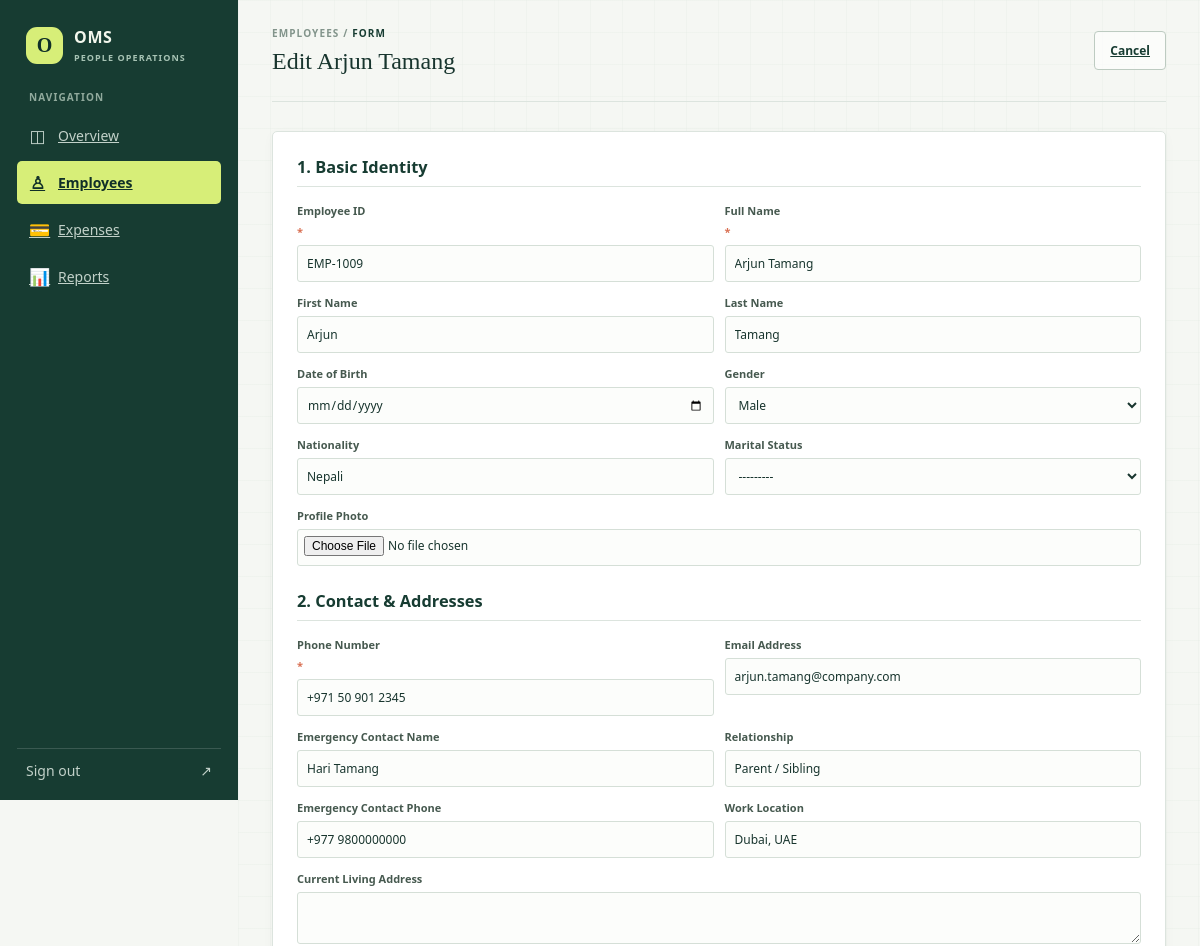
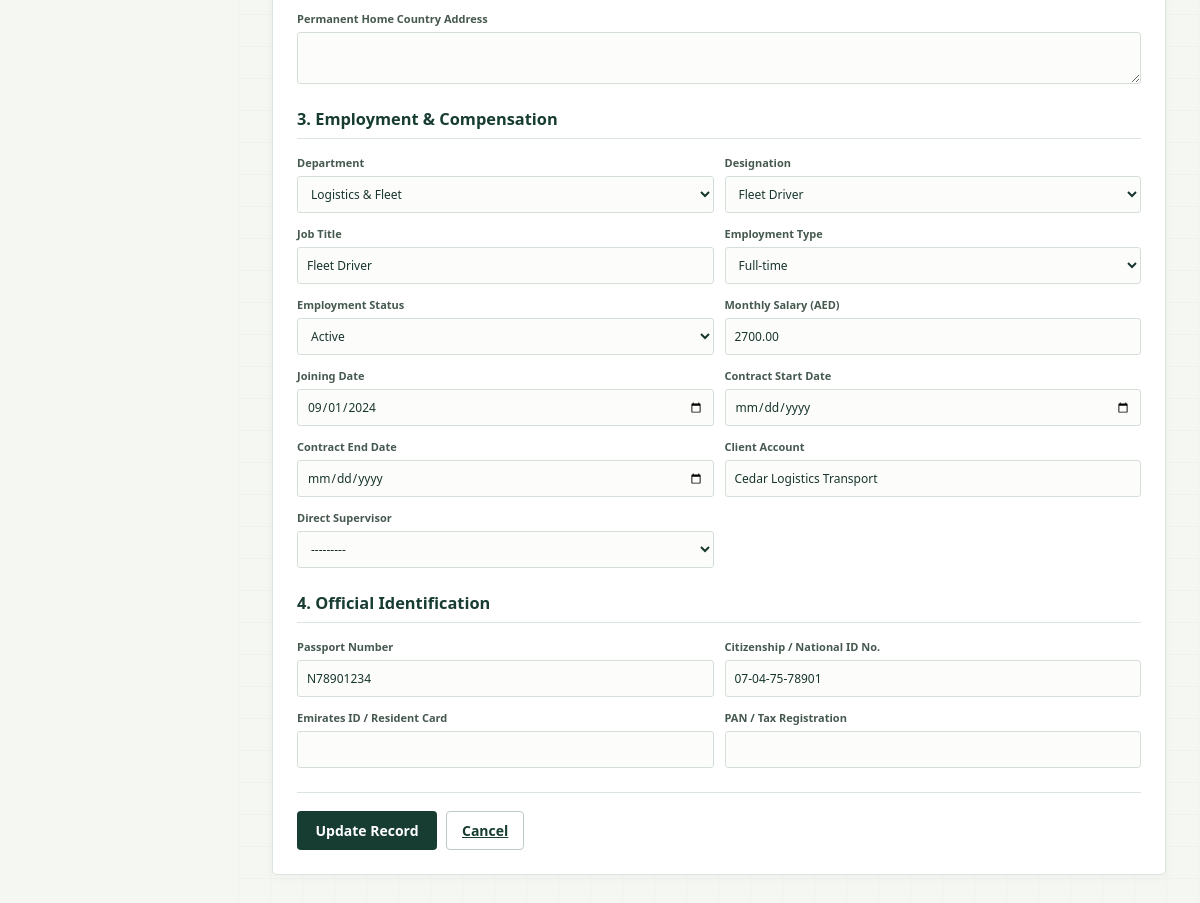
/employees/14/edit/ (signed in), run on the app's committed database (2 pictures, top to bottom).
### frontend/models.py (models this page shows, shortened)
class Employee(models.Model):
    class Status(models.TextChoices):
        ACTIVE = "active", "Active"
        PENDING = "pending", "Pending"
        ON_LEAVE = "on_leave", "On leave"
        SUSPENDED = "suspended", "Suspended"
        RESIGNED = "resigned", "Resigned"
        TERMINATED = "terminated", "Terminated"
        RETIRED = "retired", "Retired"
        COMPLETED = "completed", "Completed"
    class Gender(models.TextChoices):
        MALE = "male", "Male"
        FEMALE = "female", "Female"
        OTHER = "other", "Other"
    class MaritalStatus(models.TextChoices):
        SINGLE = "single", "Single"
        MARRIED = "married", "Married"
        DIVORCED = "divorced", "Divorced"
        WIDOWED = "widowed", "Widowed"
        OTHER = "other", "Other"
    class EmploymentType(models.TextChoices):
        FULL_TIME = "full_time", "Full-time"
        PART_TIME = "part_time", "Part-time"
        CONTRACT = "contract", "Contract"
        PROBATION = "probation", "Probation"
        TEMPORARY = "temporary", "Temporary"
        INTERN = "intern", "Intern"
    employee_id = models.CharField(max_length=32, unique=True, db_index=True)
    first_name = models.CharField(max_length=80, blank=True)
    middle_name = models.CharField(max_length=80, blank=True)
    last_name = models.CharField(max_length=80, blank=True)
    full_name = models.CharField(max_length=160, db_index=True)
    date_of_birth = models.DateField(null=True, blank=True)
    gender = models.CharField(max_length=16, choices=Gender.choices, blank=True)
    nationality = models.CharField(max_length=80, blank=True, default="Nepali")
    marital_status = models.CharField(max_length=16, choices=MaritalStatus.choices, blank=True)
    profile_photo = models.FileField(upload_to=employee_photo_upload_path, blank=True)
    phone = models.CharField(max_length=32, db_index=True)
    email = models.EmailField(blank=True, db_index=True)
    emergency_contact_name = models.CharField(max_length=160, blank=True)
    emergency_contact_relationship = models.CharField(max_length=80, blank=True)
    emergency_contact_phone = models.CharField(max_length=32, blank=True)
    current_address = models.TextField(blank=True)
    permanent_address = models.TextField(blank=True)
    department = models.ForeignKey(
        Department,
        on_delete=models.SET_NULL,
        null=True,
        blank=True,
        related_name="employees",
    )
    designation = models.ForeignKey(
        Designation,
        on_delete=models.SET_NULL,
        null=True,
        blank=True,
        related_name="employees",
    )
    job_title = models.CharField(max_length=120, blank=True)
    employment_type = models.CharField(
        max_length=20,
        choices=EmploymentType.choices,
        default=EmploymentType.FULL_TIME,
    )
    joining_date = models.DateField(null=True, blank=True)
    contract_start_date = models.DateField(null=True, blank=True)
    contract_end_date = models.DateField(null=True, blank=True)
    salary = models.DecimalField(
        max_digits=12,
        decimal_places=2,
        null=True,
        blank=True,
        validators=[MinValueValidator(0)],
    )
    status = models.CharField(
        max_length=16,
        choices=Status.choices,
        default=Status.ACTIVE,
        db_index=True,
    )
    supervisor = models.ForeignKey(
        "self",
        on_delete=models.SET_NULL,
        null=True,
        blank=True,
        related_name="subordinates",
    )
    work_location = models.CharField(max_length=120, blank=True, default="Dubai, UAE")
    client_name = models.CharField(max_length=160, blank=True)
    origin_country = models.CharField(max_length=80, default="Nepal", blank=True)
    destination = models.CharField(max_length=100, default="Dubai, UAE", blank=True)
    citizenship_number = models.CharField(max_length=60, blank=True)
    passport_number = models.CharField(max_length=60, blank=True)
    pan_tax_number = models.CharField(max_length=60, blank=True)
    national_id_number = models.CharField(max_length=60, blank=True)
    created_by = models.ForeignKey(
        settings.AUTH_USER_MODEL,
        on_delete=models.SET_NULL,
        null=True,
        blank=True,
        related_name="managed_employees",
    )
    created_at = models.DateTimeField(auto_now_add=True)
    updated_at = models.DateTimeField(auto_now=True)
    class Meta:
        ordering = ["full_name", "employee_id"]
    def __str__(self):
        return f"{self.employee_id} - {self.full_name}"

### frontend/views.py (the view)
# urls.py: path("employees/<int:pk>/edit/", views.employee_update_view, name="employee-edit"),
@login_required(login_url="login")
@hr_or_admin_required
def employee_update_view(request, pk):
    employee = get_object_or_404(Employee, pk=pk)
    if request.method == "POST":
        form = EmployeeForm(request.POST, request.FILES, instance=employee)
        if form.is_valid():
            employee = form.save()
            log_action(request.user, AuditLog.Action.UPDATE, employee, "Updated employee details", request)
            messages.success(request, f"Employee '{employee.full_name}' updated successfully.")
            return redirect("employee-detail", pk=employee.pk)
    else:
        form = EmployeeForm(instance=employee)
    return render(request, "employees/employee_form.html", {
        "form": form,
        "employee": employee,
        "title": f"Edit {employee.full_name}",
        "action": "Update",
    })

### frontend/context_processors.py (called while the page is built)
def company_context(request):
    role = "admin"
    if request.user.is_authenticated:
        if hasattr(request.user, "profile"):
            role = request.user.profile.role
        elif request.user.is_superuser or request.user.is_staff:
            role = "admin"
        else:
            role = "employee"
    return {
        "COMPANY_NAME": os.environ.get("COMPANY_NAME", "OMS Operations"),
        "COMPANY_EMAIL": os.environ.get("COMPANY_EMAIL", "operations@oms.com"),
        "COMPANY_PHONE": os.environ.get("COMPANY_PHONE", "+971 4 000 0000"),
        "COMPANY_ADDRESS": os.environ.get("COMPANY_ADDRESS", "Dubai, United Arab Emirates"),
        "USER_ROLE": role,
    }

### frontend/models.py (called while the page is built)
    def __str__(self):
        return self.name

    def __str__(self):
        return self.name

### frontend/permissions.py (called while the page is built)
def role_required(allowed_roles):
    if isinstance(allowed_roles, str):
        allowed_roles = [allowed_roles]
    def decorator(view_func):
        @wraps(view_func)
        def _wrapped_view(request, *args, **kwargs):
            if not request.user.is_authenticated:
                return redirect("login")
            if request.user.is_superuser:
                return view_func(request, *args, **kwargs)
            role = get_user_role(request.user)
            if role in allowed_roles:
                return view_func(request, *args, **kwargs)
            raise PermissionDenied("You do not have permission to access this resource.")
        return _wrapped_view
    return decorator

### frontend/templates/employees/employee_form.html (shortened to what this page needs)
{% extends "partial/base.html" %}
{% load static %}
{% block content %}
<div class="app-shell">
	<aside class="sidebar">
		<a class="brand" href="{% url 'home' %}">
			<span class="brand-mark">O</span>
			<span><strong>OMS</strong><small>PEOPLE OPERATIONS</small></span>
		</a>
		<p class="nav-label">NAVIGATION</p>
		<nav class="primary-nav">
			<a class="nav-item" href="{% url 'home' %}"><span class="nav-icon">◫</span>Overview</a>
			<a class="nav-item active" href="{% url 'employee-list' %}"><span class="nav-icon">♙</span>Employees</a>
			<a class="nav-item" href="{% url 'expense-list' %}"><span class="nav-icon">💳</span>Expenses</a>
			<a class="nav-item" href="{% url 'reports-home' %}"><span class="nav-icon">📊</span>Reports</a>
		</nav>
		<div class="sidebar-bottom">
			<a class="logout-link" href="{% url 'logout' %}">Sign out <span aria-hidden="true">↗</span></a>
		</div>
	</aside>
	<main class="main-area">
		<header class="topbar">
			<div>
				<p class="eyebrow"><a href="{% url 'employee-list' %}" style="color: inherit; text-decoration: none;">EMPLOYEES</a> / <span style="color: var(--forest);">FORM</span></p>
				<h1>{{ title }}</h1>
			</div>
			<div class="topbar-meta">
				<a class="button button-quiet" href="{% if employee %}{% url 'employee-detail' employee.pk %}{% else %}{% url 'employee-list' %}{% endif %}">Cancel</a>
			</div>
		</header>
		<form method="POST" enctype="multipart/form-data" class="panel" style="max-width: 960px; margin: 0 auto 30px; padding: 24px;">
			<h3 style="margin: 0 0 16px; color: var(--forest); border-bottom: 1px solid var(--line); padding-bottom: 8px;">1. Basic Identity</h3>
			<div class="form-grid" style="margin-bottom: 24px;">
				<label>Employee ID <em>*</em>
					{{ form.employee_id }}
				</label>
				<label>Full Name <em>*</em>
					{{ form.full_name }}
				</label>
				<label>First Name
					{{ form.first_name }}
				</label>
				<label>Last Name
					{{ form.last_name }}
				</label>
				<label>Date of Birth
					{{ form.date_of_birth }}
				</label>
				<label>Gender
					{{ form.gender }}
				</label>
				<label>Nationality
					{{ form.nationality }}
				</label>
				<label>Marital Status
					{{ form.marital_status }}
				</label>
				<label class="wide-field">Profile Photo
					{{ form.profile_photo }}
				</label>
			</div>
			<h3 style="margin: 0 0 16px; color: var(--forest); border-bottom: 1px solid var(--line); padding-bottom: 8px;">2. Contact & Addresses</h3>
			<div class="form-grid" style="margin-bottom: 24px;">
				<label>Phone Number <em>*</em>
					{{ form.phone }}
				</label>
				<label>Email Address
					{{ form.email }}
				</label>
				<label>Emergency Contact Name
					{{ form.emergency_contact_name }}
				</label>
				<label>Relationship
					{{ form.emergency_contact_relationship }}
				</label>
				<label>Emergency Contact Phone
					{{ form.emergency_contact_phone }}
				</label>
				<label>Work Location
					{{ form.work_location }}
				</label>
				<label class="wide-field">Current Living Address
					{{ form.current_address }}
				</label>
				<label class="wide-field">Permanent Home Country Address
					{{ form.permanent_address }}
				</label>
			</div>
			<h3 style="margin: 0 0 16px; color: var(--forest); border-bottom: 1px solid var(--line); padding-bottom: 8px;">3. Employment & Compensation</h3>
			<div class="form-grid" style="margin-bottom: 24px;">
				<label>Department
					{{ form.department }}
				</label>
				<label>Designation
					{{ form.designation }}
				</label>
				<label>Job Title
					{{ form.job_title }}
				</label>
				<label>Employment Type
					{{ form.employment_type }}
				</label>
				<label>Employment Status
					{{ form.status }}
				</label>
				<label>Monthly Salary (AED)
					{{ form.salary }}
				</label>
				<label>Joining Date
					{{ form.joining_date }}
				</label>
				<label>Contract Start Date
					{{ form.contract_start_date }}
				</label>
				<label>Contract End Date
					{{ form.contract_end_date }}
				</label>
				<label>Client Account
					{{ form.client_name }}
				</label>
				<label>Direct Supervisor
					{{ form.supervisor }}
				</label>
			</div>
			<h3 style="margin: 0 0 16px; color: var(--forest); border-bottom: 1px solid var(--line); padding-bottom: 8px;">4. Official Identification</h3>
			<div class="form-grid" style="margin-bottom: 24px;">
				<label>Passport Number
					{{ form.passport_number }}
				</label>
				<label>Citizenship / National ID No.
					{{ form.citizenship_number }}
				</label>
				<label>Emirates ID / Resident Card
					{{ form.national_id_number }}
				</label>
				<label>PAN / Tax Registration
					{{ form.pan_tax_number }}
				</label>
			</div>
			<div class="form-actions" style="border-top: 1px solid var(--line); padding-top: 18px;">
				<button type="submit" class="button button-dark" style="min-width: 140px;">{{ action }} Record</button>
				<a class="button button-quiet" href="{% if employee %}{% url 'employee-detail' employee.pk %}{% else %}{% url 'employee-list' %}{% endif %}">Cancel</a>
			</div>
		</form>
	</main>
</div>
{% endblock %}

### frontend/static/css/management.css (style rules this page uses)
:root { color-scheme: light; --ink: #18352e; --muted: #718079; --line: #dce4de; --paper: #f5f7f3; --white: #fff; --forest: #173c32; --forest-deep: #102f28; --leaf: #d8eddf; --lime: #d7ee78; --coral: #d96f52; --gold: #d7ad54; --sans: "Aptos", "Segoe UI", sans-serif; --display: "Georgia", "Times New Roman", serif; }
* { box-sizing: border-box; }
body { margin: 0; color: var(--ink); background: var(--paper); font-family: var(--sans); font-size: 14px; }
button, input, select, textarea { font: inherit; }
button { cursor: pointer; }
.app-shell { min-height: 100vh; display: grid; grid-template-columns: 238px minmax(0, 1fr); }
.sidebar { position: sticky; top: 0; display: flex; flex-direction: column; height: 100vh; padding: 25px 17px 18px; background: var(--forest); color: #f3f7ed; }
.brand { display: flex; align-items: center; gap: 11px; padding: 1px 9px 26px; color: inherit; text-decoration: none; }
.brand-mark { display: grid; width: 37px; height: 37px; place-items: center; border-radius: 11px; background: var(--lime); color: var(--forest-deep); font: 700 20px var(--display); }
.brand strong, .brand small, .user-chip strong, .user-chip small { display: block; }
.brand strong { font-size: 16px; letter-spacing: .04em; }
.brand small { margin-top: 3px; color: #a7c3b4; font-size: 9px; font-weight: 700; letter-spacing: .12em; }
.nav-label, .eyebrow { margin: 0; color: #82948b; font-size: 10px; font-weight: 700; letter-spacing: .11em; }
.nav-label { padding: 0 12px 10px; color: #91aa9d; }
.primary-nav { display: grid; gap: 4px; }
.nav-item { min-height: 43px; display: flex; align-items: center; gap: 12px; padding: 0 12px; border: 0; border-radius: 5px; background: transparent; color: #c2d1c9; text-align: left; transition: background .16s ease, color .16s ease; }
.nav-item.active { background: #d7ee78; color: var(--forest-deep); font-weight: 700; }
.nav-icon { width: 17px; color: #c1d1c9; font-size: 17px; text-align: center; }
.nav-item.active .nav-icon { color: var(--forest-deep); }
.sidebar-bottom { margin-top: auto; }
.logout-link { display: flex; justify-content: space-between; padding: 12px 9px 2px; border-top: 1px solid #ffffff26; color: #c2d1c9; text-decoration: none; }
.main-area { min-width: 0; padding: 0 34px 52px; background-color: var(--paper); background-image: linear-gradient(#e6ebe455 1px, transparent 1px), linear-gradient(90deg, #e6ebe455 1px, transparent 1px); background-size: 32px 32px; }
.topbar { min-height: 102px; display: flex; align-items: center; justify-content: space-between; gap: 20px; margin-bottom: 29px; border-bottom: 1px solid var(--line); }
.topbar .eyebrow { margin-bottom: 8px; }
.topbar .eyebrow span { color: var(--forest); }
.topbar h1 { margin: 0; font: 24px var(--display); }
.topbar-meta { display: flex; align-items: center; gap: 8px; color: var(--muted); font-size: 12px; }
.button { min-height: 39px; display: inline-flex; align-items: center; justify-content: center; gap: 9px; padding: 0 15px; border: 1px solid transparent; border-radius: 4px; font-weight: 700; white-space: nowrap; }
.button-dark { background: var(--forest); color: white; }
.button-quiet { border-color: #bdcbc1; background: #ffffffa6; color: var(--forest); }
.panel { min-width: 0; border: 1px solid var(--line); border-radius: 5px; background: #fff; box-shadow: 0 3px 12px #173c3208; }
.form-grid { display: grid; grid-template-columns: repeat(2, minmax(0, 1fr)); gap: 13px 11px; }
.form-grid label { min-width: 0; display: flex; flex-direction: column; gap: 6px; color: #46594f; font-size: 11px; font-weight: 700; }
.form-grid label em { display: inline; color: var(--coral); font-style: normal; }
.form-grid input, .form-grid select, .form-grid textarea { width: 100%; min-width: 0; min-height: 37px; padding: 8px 9px; border: 1px solid #d5dfd7; border-radius: 3px; outline: none; background: #fcfdfb; color: var(--ink); font-size: 12px; font-weight: 400; }
.form-grid textarea { resize: vertical; }
.form-grid input[type="file"] { padding: 6px; }
.wide-field { grid-column: 1 / -1; }
.form-actions { display: flex; align-items: center; flex-wrap: wrap; gap: 9px; margin-top: 17px; }

### data on the page
Employee: employee_id "EMP-1009", full_name "Arjun Tamang", first_name "Arjun", last_name "Tamang", gender "Male", nationality "Nepali", marital_status "---------", phone "+971 50 901 2345", email "arjun.tamang@company.com", emergency_contact_name "Hari Tamang", emergency_contact_relationship "Parent / Sibling", emergency_contact_phone "+977 9800000000", work_location "Dubai, UAE", department "Logistics & Fleet", designation "Fleet Driver", job_title "Fleet Driver", employment_type "Full-time", status "Active", salary "2700.00", joining_date "09/01/2024", client_name "Cedar Logistics Transport", supervisor "---------", passport_number "N78901234", citizenship_number "07-04-75-78901"

### other printed values
{{ title }} "Edit Arjun Tamang"
{{ action }} "Update"
